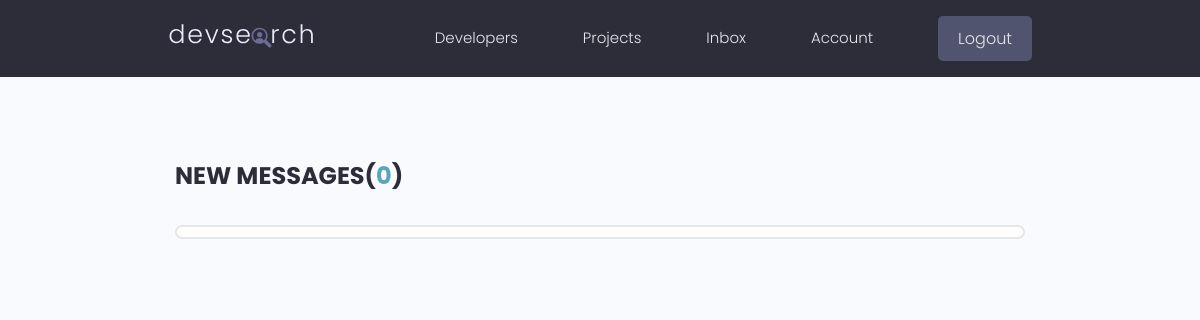
Page /inbox/ (signed in) on the earlier database version.
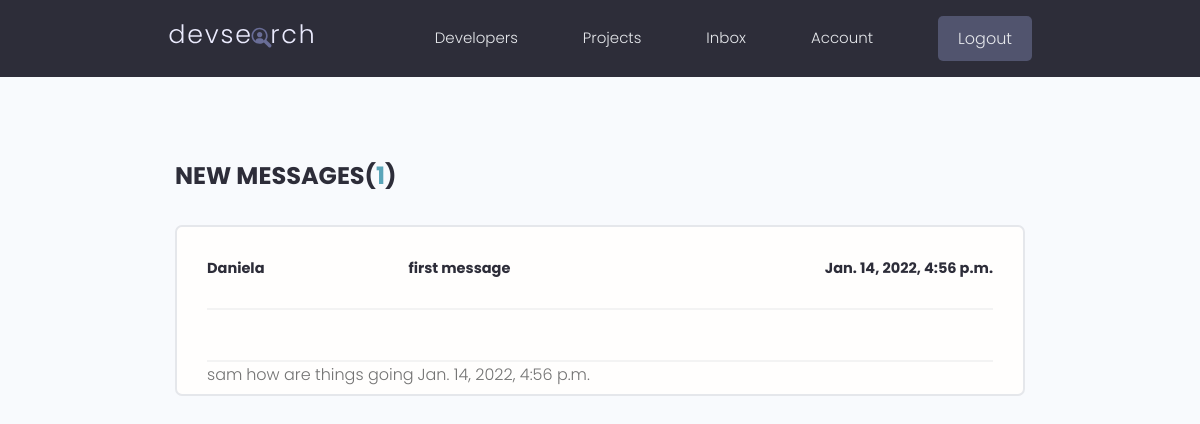
Same page on the later database version.
### users/models.py (models this page shows, shortened)
class Message(models.Model):
    sender = models.ForeignKey(Profile, on_delete=models.SET_NULL, null=True, blank=True)
    recipient = models.ForeignKey(Profile, on_delete=models.SET_NULL, null=True, blank=True, related_name='messages')
    name = models.CharField(max_length=200, null=True, blank=True)
    email = models.EmailField(max_length=200, null=True, blank=True)
    subject = models.CharField(max_length=200, null=True, blank=True)
    body = models.TextField()
    is_read = models.BooleanField(default=False, null=True)
    created = models.DateTimeField(auto_now_add=True)
    id = models.UUIDField(default=uuid.uuid4, unique=True, primary_key=True, editable=False)
    class Meta:
        ordering = ['is_read', '-created']

### users/views.py (the view)
# urls.py: path('inbox/', views.inbox, name='inbox'),
@login_required(login_url='login')
def inbox(request):
    profile = request.user.profile
    message_request = profile.messages.all()
    unread_count = message_request.filter(is_read=False).count()
    context = {'message_request': message_request, 'unread_count': unread_count}
    return render(request, 'users/inbox.html', context)

### users/templates/users/inbox.html
{% extends 'main.html' %}
{% block content %}
  <main class="inbox my-xl">
    <div class="content-box">
      <h3 class="inbox__title">New Messages(<span>{{unread_count}}</span>)</h3>
      <ul class="messages">
        {% for message in message_request %}
        {% if message.is_read == False %}
        <li class="message message--unread">
        {% else %}
        <li class="message"></li>
        {% endif %}
          <a href="message.html">
            <span class="message__author">{{message.name}}</span>
            <span class="message__subject">{{message.subject}}</span>
            <span class="message__date">{{message.created}}</span>
          </a>
        </li>
        {% endfor %}
      </ul>
    </div>
  </main>
{% endblock %}

Differences in the rows shown:
added Message: name "Daniela", subject "first message", created "Jan. 14, 2022, 4:56 p.m."
added Message: is_read True (drawn), name "sam", subject "how are things going", created "Jan. 14, 2022, 4:56 p.m."
Other differences:
{{ unread_count }}: "0" → "1"
